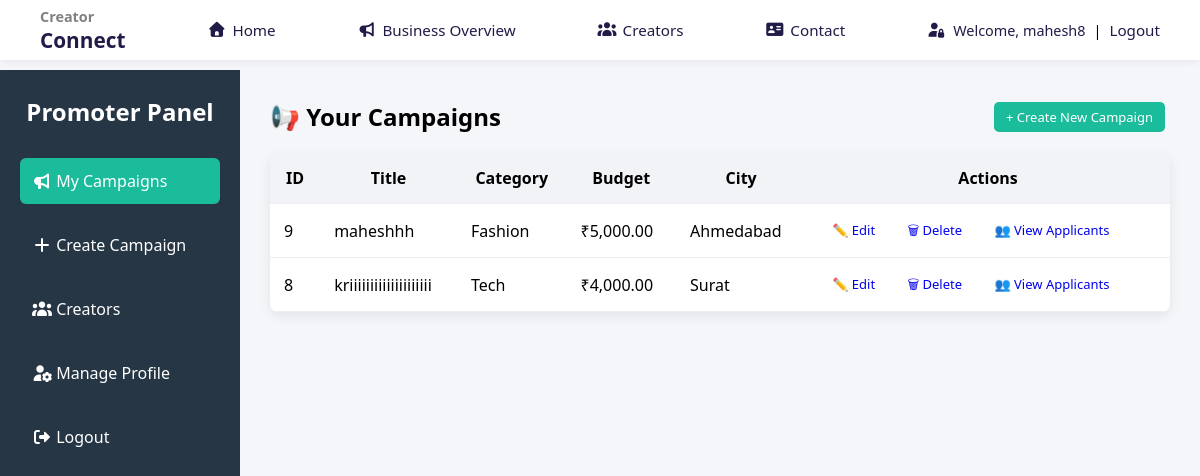
Page /Bussiness Owner/owner_dashboard.php (signed in) on the committed database.
### tables this page shows
CREATE TABLE IF NOT EXISTS `campaigns` (
  `CampaignId` int NOT NULL AUTO_INCREMENT,
  `OwnerId` int NOT NULL,
  `Title` varchar(150) DEFAULT NULL,
  `Category` varchar(50) DEFAULT NULL,
  `Description` text,
  `Budget` decimal(10,2) DEFAULT NULL,
  `City` varchar(50) DEFAULT NULL,
  `created_at` timestamp NULL DEFAULT CURRENT_TIMESTAMP,
  `status` enum('active','blocked') DEFAULT 'active',
  `payment_status` enum('unpaid','paid') DEFAULT 'unpaid',
  PRIMARY KEY (`CampaignId`)
);

### Bussiness Owner/owner_dashboard.php (the view, shortened to what this page needs)
<?php
require_once __DIR__ . '/../Common Files/config.php';
 if (isset($_GET['profile_updated'])): ?>
<?php endif;
$promoterId = $_SESSION['UserId'];
$sql = "SELECT CampaignId, Title, Category, City, Budget
        FROM campaigns
        WHERE OwnerId = ?
        ORDER BY CampaignId DESC";
$stmt = $conn->prepare($sql);
$stmt->bind_param("i", $promoterId);
$stmt->execute();
$result = $stmt->get_result();
?>
<!DOCTYPE html>
<html lang="en">
<head>
  <link rel="stylesheet" href="https://cdnjs.cloudflare.com/ajax/libs/font-awesome/7.0.1/css/all.min.css">
  <link rel="stylesheet" href="owner_dashboard.css">
</head>
<body>
<?php include(__DIR__ . "/../Common Files/navbar.php"); ?>
<div class="dashboard-container">
    <aside class="sidebar">
        <h2>Promoter Panel</h2>
        <ul>
            <li>
                <a href="owner_dashboard.php" class="active">
                    <i class="fa-solid fa-bullhorn"></i> My Campaigns
                </a>
            </li>
            <li>
                <a href="create_campaign.php">
                    <i class="fa-solid fa-plus"></i> Create Campaign
                </a>
            </li>
            <li>
                <a href="../Bussiness Owner/creators_list.php">
                    <i class="fa-solid fa-users"></i> Creators
                </a>
            </li>
            <li>
    <a href="promoter_profile.php" onclick="loadPage('promoter_profile.php?embed=1'); return false;">
        <i class="fa-solid fa-user-gear"></i> Manage Profile
    </a>
</li>
            <li>
                <a href="../Authentication/Logout.php">
                    <i class="fa-solid fa-right-from-bracket"></i> Logout
                </a>
            </li>
        </ul>
    </aside>
    <main class="main-content">
        <div class="topbar">
            <h1>📢 Your Campaigns</h1>
            <a href="create_campaign.php" class="btn create-btn">
                + Create New Campaign
            </a>
        </div>
        <table class="campaign-table">
            <thead>
                <tr>
                    <th>ID</th>
                    <th>Title</th>
                    <th>Category</th>
                    <th>Budget</th>
                    <th>City</th>
                    <th>Actions</th>
                </tr>
            </thead>
            <tbody>
            <?php if ($result->num_rows > 0): ?>
                <?php while ($row = $result->fetch_assoc()): ?>
                    <tr>
                        <td><?= $row['CampaignId']; ?></td>
                        <td><?= htmlspecialchars($row['Title']); ?></td>
                        <td><?= htmlspecialchars($row['Category']); ?></td>
                        <td>₹<?= number_format($row['Budget'], 2); ?></td>
                        <td><?= htmlspecialchars($row['City']); ?></td>
                        <td class="actions">
                            <a class="btn small" href="edit_campaign.php?id=<?= $row['CampaignId']; ?>">
                                ✏️ Edit
                            </a>
                            <a class="btn small danger"
                               href="delete_campaign.php?id=<?= $row['CampaignId']; ?>"
                               onclick="return confirm('Are you sure you want to delete this campaign?');">
                               🗑 Delete
                            </a>
                            <a class="btn small primary"
                               href="campaign_applicants.php?campaign_id=<?= $row['CampaignId']; ?>">
                               👥 View Applicants
                            </a>
                        </td>
                    </tr>
                <?php endwhile; ?>
            <?php endif; ?>
            </tbody>
        </table>
    </main>
</div>
</body>
</html>

### Bussiness Owner/owner_dashboard.css (style rules this page uses)
* { margin: 0; padding: 0; box-sizing: border-box; font-family: Arial, sans-serif; }
body { background: #f4f6f9; }
.dashboard-container { display: flex; min-height: 100vh; }
.sidebar { width: 240px; background: #263645; color: #fff; padding: 25px 20px; }
.sidebar h2 { text-align: center; margin-bottom: 30px; }
.sidebar ul { list-style: none; }
.sidebar ul li { margin: 18px 0; }
.sidebar ul li a { color: #fff; text-decoration: none; padding: 12px; display: block; border-radius: 6px; transition: 0.3s; }
.sidebar ul li a:hover, .sidebar ul li a.active { background: #1abc9c; }
.main-content { flex: 1; padding: 30px; width: 50%; }
.topbar { display: flex; justify-content: space-between; align-items: center; margin-bottom: 20px; }
.topbar h1 { font-size: 24px; }
.campaign-table { width: 100%; background: #fff; border-collapse: collapse; border-radius: 8px; overflow: hidden; box-shadow: 0 4px 12px rgba(0,0,0,0.08); }
.campaign-table th, .campaign-table td { padding: 14px; border-bottom: 1px solid #eee; }
.campaign-table th { background: #f1f3f6; }
.btn { padding: 6px 12px; border-radius: 5px; text-decoration: none; font-size: 13px; margin-right: 5px; }
.create-btn { background: #1abc9c; color: #fff; }

### Common Files/navbar.css (style rules this page uses)
* { margin: 0; padding: 0; box-sizing: border-box; font-family: "Segoe UI", sans-serif; }
body { padding-top: 70px; }

### rows in the picture
campaigns: CampaignId "9", Title "maheshhh", Category "Fashion", Budget "5,000.00", City "Ahmedabad"
campaigns: CampaignId "8", Title "kriiiiiiiiiiiiiiiiiiii", Category "Tech", Budget "4,000.00", City "Surat"

### other values in the picture
$_SESSION['UserName'] "mahesh8"
